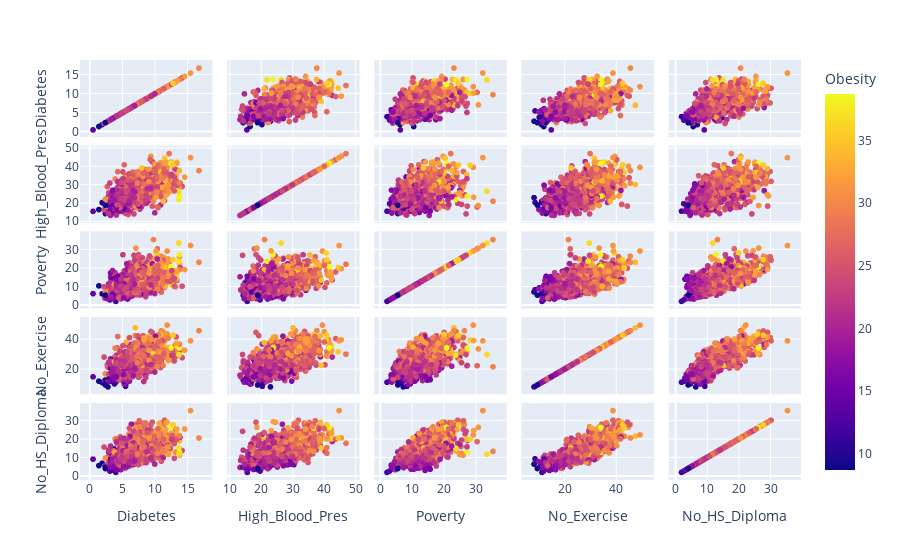

This figure's notebook cell:
### Code cell
px.scatter_matrix(to_scale, dimensions = ["Diabetes","High_Blood_Pres","Poverty","No_Exercise","No_HS_Diploma"], color = "Obesity")

### Figure 1 — Plotly figure (JSON) as saved in the notebook; plotly's stock layout.template omitted (floating-point values rounded to 4 significant figures; data arrays with more than 128 entries replaced by an {"elided": "..."} marker saying what was removed)
{"data": [{"dimensions": [{"axis": {"matches": true}, "label": "Diabetes", "values": {"elided": "1436 float values"}}, {"axis": {"matches": true}, "label": "High_Blood_Pres", "values": {"elided": "1436 float values"}}, {"axis": {"matches": true}, "label": "Poverty", "values": {"elided": "1436 float values"}}, {"axis": {"matches": true}, "label": "No_Exercise", "values": {"elided": "1436 float values"}}, {"axis": {"matches": true}, "label": "No_HS_Diploma", "values": {"elided": "1436 str values"}}], "hovertemplate": "%{xaxis.title.text}=%{x}<br>%{yaxis.title.text}=%{y}<br>Obesity=%{marker.color}<extra></extra>", "legendgroup": "", "marker": {"color": {"elided": "1436 float values"}, "coloraxis": "coloraxis", "symbol": "circle"}, "name": "", "showlegend": false, "type": "splom"}], "layout": {"coloraxis": {"colorbar": {"title": {"text": "Obesity"}}, "colorscale": [[0, "#0d0887"], [0.1111, "#46039f"], [0.2222, "#7201a8"], [0.3333, "#9c179e"], [0.4444, "#bd3786"], [0.5556, "#d8576b"], [0.6667, "#ed7953"], [0.7778, "#fb9f3a"], [0.8889, "#fdca26"], [1, "#f0f921"]]}, "dragmode": "select", "legend": {"tracegroupgap": 0}, "margin": {"t": 60}}}
